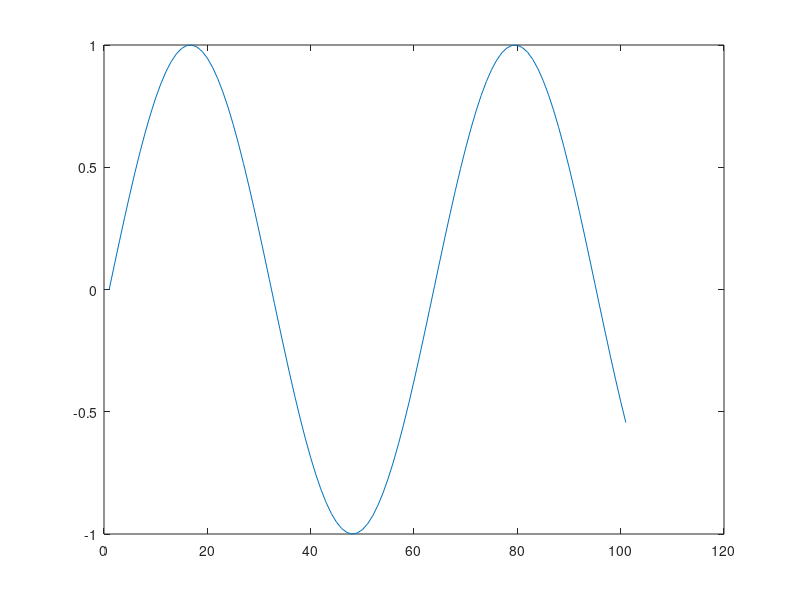
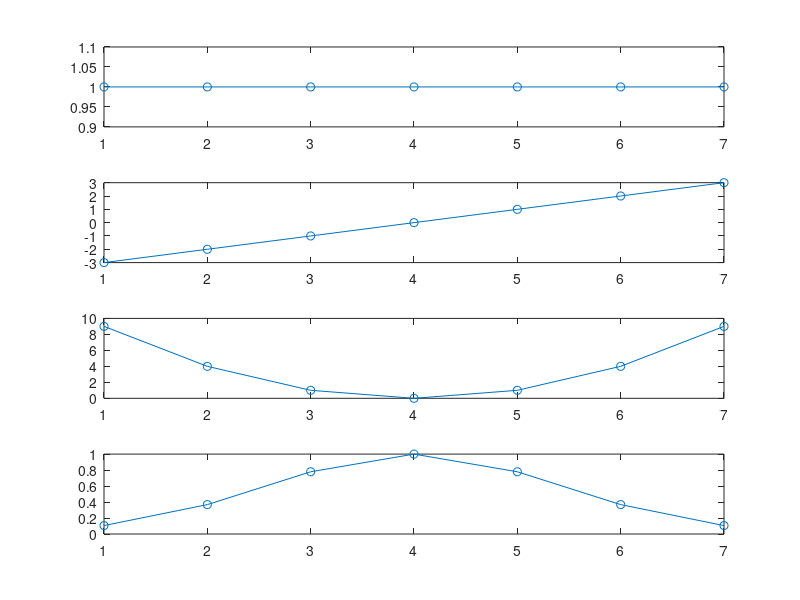
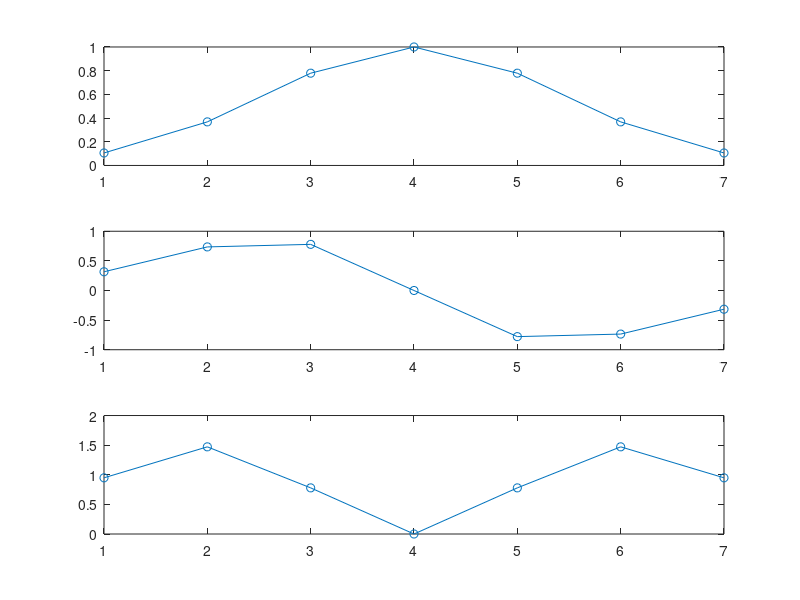
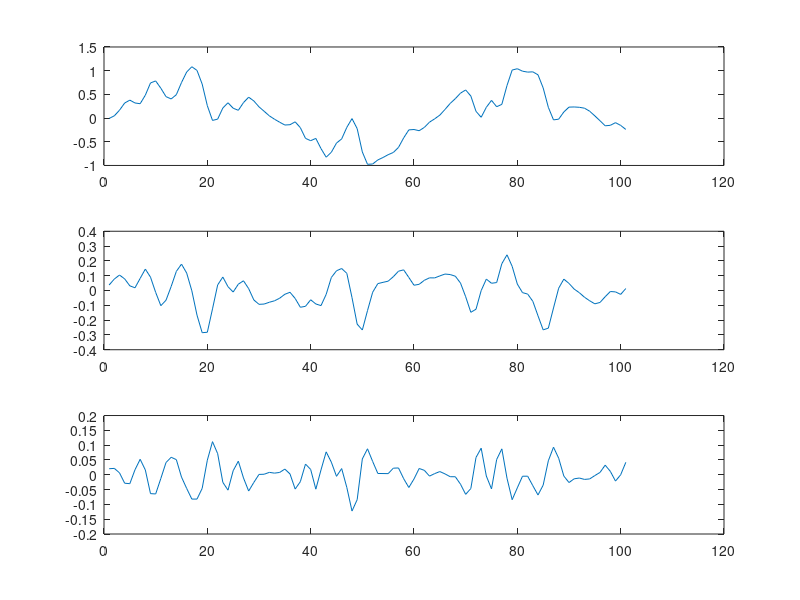

The MATLAB script that drew these images, in order: (Note: this script raises an error after producing the figures.)
k = 0:1:100;
s = sin(k/10);
figure(1);plot(s);

x=(-3:3)';
b0=ones(7,1);
b1=x;
b2=x.^2;
figure(2);
subplot(4,1,1);plot(b0,'-o');
subplot(4,1,2);plot(b1,'-o');
subplot(4,1,3);plot(b2,'-o');

a = exp(-x.^2/4);
figure(2);
subplot(4,1,4);plot(a,'-o');

f0 = b0.*a; f0 = f0(end:-1:1);
f1 = b1.*a; f1 = f1(end:-1:1);
f2 = b2.*a; f2 = f2(end:-1:1);
figure(3);
subplot(3,1,1);plot(f0,'-o');
subplot(3,1,2);plot(f1,'-o');
subplot(3,1,3);plot(f2,'-o');

h0 = conv(s,f0,'same');
h1 = conv(s,f1,'same');
h2 = conv(s,f2,'same');

G0 = diag(a);
B = [b0 b1 b2];
G = B'*G0*B


c = inv(G)*[h0;h1;h2];
figure(4);
subplot(3,1,1);plot(c(1,:))
subplot(3,1,2);plot(c(2,:))
subplot(3,1,3);plot(c(3,:))

%% 4
cert = double(rand(1,101)>0.40);
scert = s.*cert;
figure(5);plot(scert);


h0 = conv(scert,f0,'same');
h1 = conv(scert,f1,'same');
h2 = conv(scert,f2,'same');

G0 = diag(a);
B = [b0 b1 b2];
G = B'*G0*B


c = inv(G)*[h0;h1;h2];
figure(4);
subplot(3,1,1);plot(c(1,:))
subplot(3,1,2);plot(c(2,:))
subplot(3,1,3);plot(c(3,:))


f12 = b0.*a.*b1; f12 = f12(end:-1:1);
f11 = b0.*a.*b0; f11 = f11(end:-1:1);
f22 = b1.*a.*b1; f22 = f22(end:-1:1);
G11 = conv(cert,f11,'same');% <- f(a,c,b0,b0) what?!
G12 = conv(cert,f12,'same');% <- f(a,c,b1,b0)
G22 = conv(cert,f22,'same');%;conv(...); <- f(a,c,b1,b1)


detG = G11.*G22-G12.^2;
c0 = (G22.*h0-G12.*h1)./detG;
c1 = (-G12.*h0+G11.*h1)./detG; figure(6);
subplot(2,1,1);plot(c0)
subplot(2,1,2);plot(c1)

%%

im = double(imread('Scalespace0.png'));
figure(7);colormap(gray);imagesc(im);

cert = double(rand(size(im)) > 0.97); imcert = im.*cert;
figure(8);colormap(gray);imagesc(imcert);

x = ones(23,1)*(-11:11)
y = x'
a = exp(-(x.^2+y.^2)/4);
figure(9);mesh(a);


imlp = conv2(imcert, a, 'same');
figure(10);colormap(gray);imagesc(imlp);

G = conv2(cert,a,'same');

c = imlp./G;
minG = min(min(G))
figure(12);colormap(gray);imagesc(c);